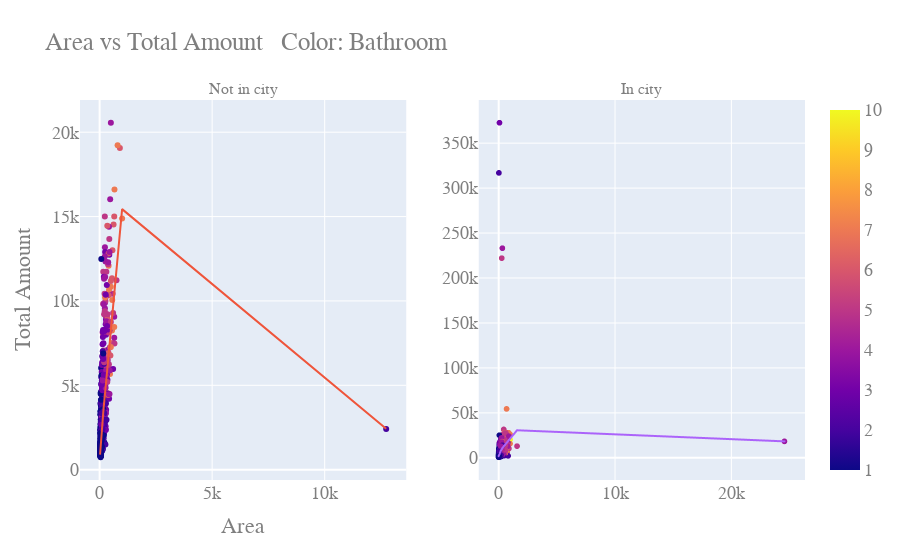

The code cell stored with this chart in its notebook:
### Code cell
fig0 = px.scatter(df1_notcity,x='area',y='total',trendline="lowess",color='bathroom',title="Not in city")
fig10 = px.scatter(df1_city,x='area',y='total',trendline="lowess",color='bathroom',title="In city")
trace12 = fig0['data'][0]
trace21 = fig10['data'][0]

fig21 = make_subplots(rows=1, cols=2, shared_xaxes=False,subplot_titles=("Not in city","In city"))
fig21.add_trace(trace12, row=1, col=1)
fig21.add_trace(fig0['data'][1], row=1, col=1)
fig21.add_trace(trace21, row=1, col=2)
fig21.add_trace(fig10['data'][1], row=1, col=2)
fig21.update_layout(
    title="Area vs Total Amount \t Color: Bathroom",
    xaxis_title="Area",
    yaxis_title="Total Amount",
    font=dict(
        family="Courier New, monospace",
        size=18,
        color="#7f7f7f",
        
        
    ))
iplot(fig21)

### Figure 1 — Plotly figure (JSON) as saved in the notebook; plotly's stock layout.template omitted (floating-point values rounded to 4 significant figures; data arrays with more than 128 entries replaced by an {"elided": "..."} marker saying what was removed)
{"data": [{"hovertemplate": "area=%{x}<br>total=%{y}<br>bathroom=%{marker.color}<extra></extra>", "legendgroup": "", "marker": {"color": {"elided": "831 int values"}, "coloraxis": "coloraxis", "symbol": "circle"}, "mode": "markers", "name": "", "orientation": "v", "showlegend": false, "type": "scatter", "x": {"elided": "831 int values"}, "xaxis": "x", "y": {"elided": "831 int values"}, "yaxis": "y"}, {"hovertemplate": "<b>LOWESS trendline</b><br><br>area=%{x}<br>total=%{y} <b>(trend)</b><extra></extra>", "legendgroup": "", "marker": {"symbol": "circle"}, "mode": "lines", "name": "", "showlegend": false, "type": "scatter", "x": {"elided": "831 int values"}, "xaxis": "x", "y": {"elided": "831 float values"}, "yaxis": "y"}, {"hovertemplate": "area=%{x}<br>total=%{y}<br>bathroom=%{marker.color}<extra></extra>", "legendgroup": "", "marker": {"color": {"elided": "5249 int values"}, "coloraxis": "coloraxis", "symbol": "circle"}, "mode": "markers", "name": "", "showlegend": false, "type": "scattergl", "x": {"elided": "5249 int values"}, "xaxis": "x2", "y": {"elided": "5249 int values"}, "yaxis": "y2"}, {"hovertemplate": "<b>LOWESS trendline</b><br><br>area=%{x}<br>total=%{y} <b>(trend)</b><extra></extra>", "legendgroup": "", "marker": {"symbol": "circle"}, "mode": "lines", "name": "", "showlegend": false, "type": "scattergl", "x": {"elided": "5249 int values"}, "xaxis": "x2", "y": {"elided": "5249 float values"}, "yaxis": "y2"}], "layout": {"annotations": [{"font": {"size": 16}, "showarrow": false, "text": "Not in city", "x": 0.225, "xanchor": "center", "xref": "paper", "y": 1, "yanchor": "bottom", "yref": "paper"}, {"font": {"size": 16}, "showarrow": false, "text": "In city", "x": 0.775, "xanchor": "center", "xref": "paper", "y": 1, "yanchor": "bottom", "yref": "paper"}], "autosize": true, "font": {"color": "#7f7f7f", "family": "Courier New, monospace", "size": 18}, "title": {"text": "Area vs Total Amount \t Color: Bathroom"}, "xaxis": {"anchor": "y", "autorange": true, "domain": [0, 0.45], "range": [-809.4, 13560.0], "title": {"text": "Area"}, "type": "linear"}, "xaxis2": {"anchor": "y2", "autorange": true, "domain": [0.55, 1], "range": [-1595.0, 26210.0], "type": "linear"}, "yaxis": {"anchor": "x", "autorange": true, "domain": [0, 1], "range": [-900.0, 22200.0], "title": {"text": "Total Amount"}, "type": "linear"}, "yaxis2": {"anchor": "x2", "autorange": true, "domain": [0, 1], "range": [-30040.0, 403400.0], "type": "linear"}}}
